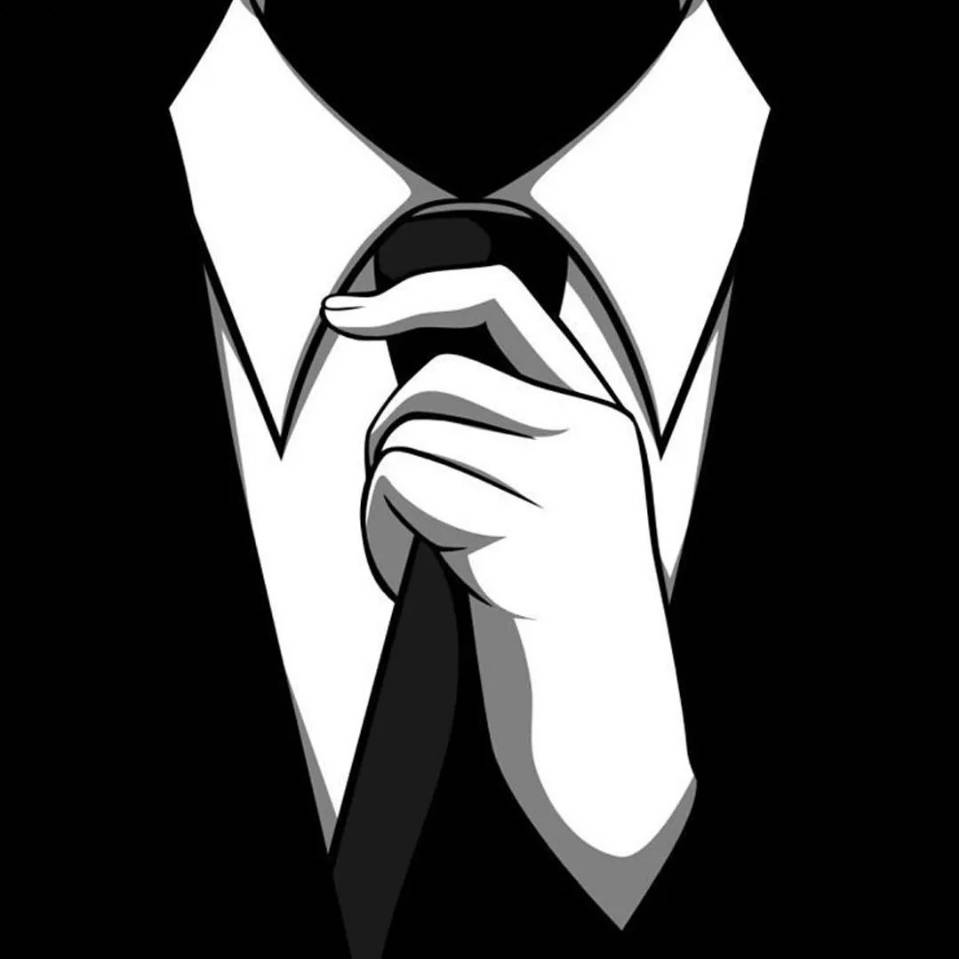
#> input picture 任务六/1.jpg, 959 x 959 px, found by its file name
$ python 6.3.py
#> lines starting #> are read from the running program, lines starting #| are printed output that depends on the picture
#e12.1DrawCharImage.py.py
from PIL import Image

ascii_char = list('"$%_&WM#*oahkbdpqwmZO0QLCJUYXzcvunxr\jft/\|()1{}[]?-/+@<>i!;:,\^`.')

def get_char(r, b, g, alpha=256):

    if alpha == 0:
        return''

    gray = int(0.2126 * r + 0.7152 * g + 0.0722 * b)

    unit = 256 / len(ascii_char)

    return ascii_char[int(gray // unit)]

def main():

    im = Image.open('D:\\python代码\\任务六\\1.jpg')
#> im is the input picture: PIL image 959x959 RGB; min 0, max 255, mean 73.2

    width = 100
    height = 60

    im = im.resize((width,height))
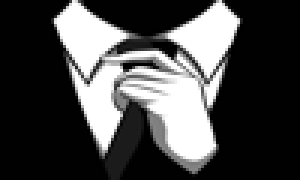
#> im: PIL image 100x60 RGB (shown 3 times larger); min 0, max 255, mean 73

    txt=""

    for i in range(height):
        for j in range(width):
            txt += get_char(*im.getpixel((j,i)))

        txt+='\n'

    fo=open("D:\\python代码\\任务六\\pic_char.txt","w")

    fo.write(txt)

    fo.close()

main()
